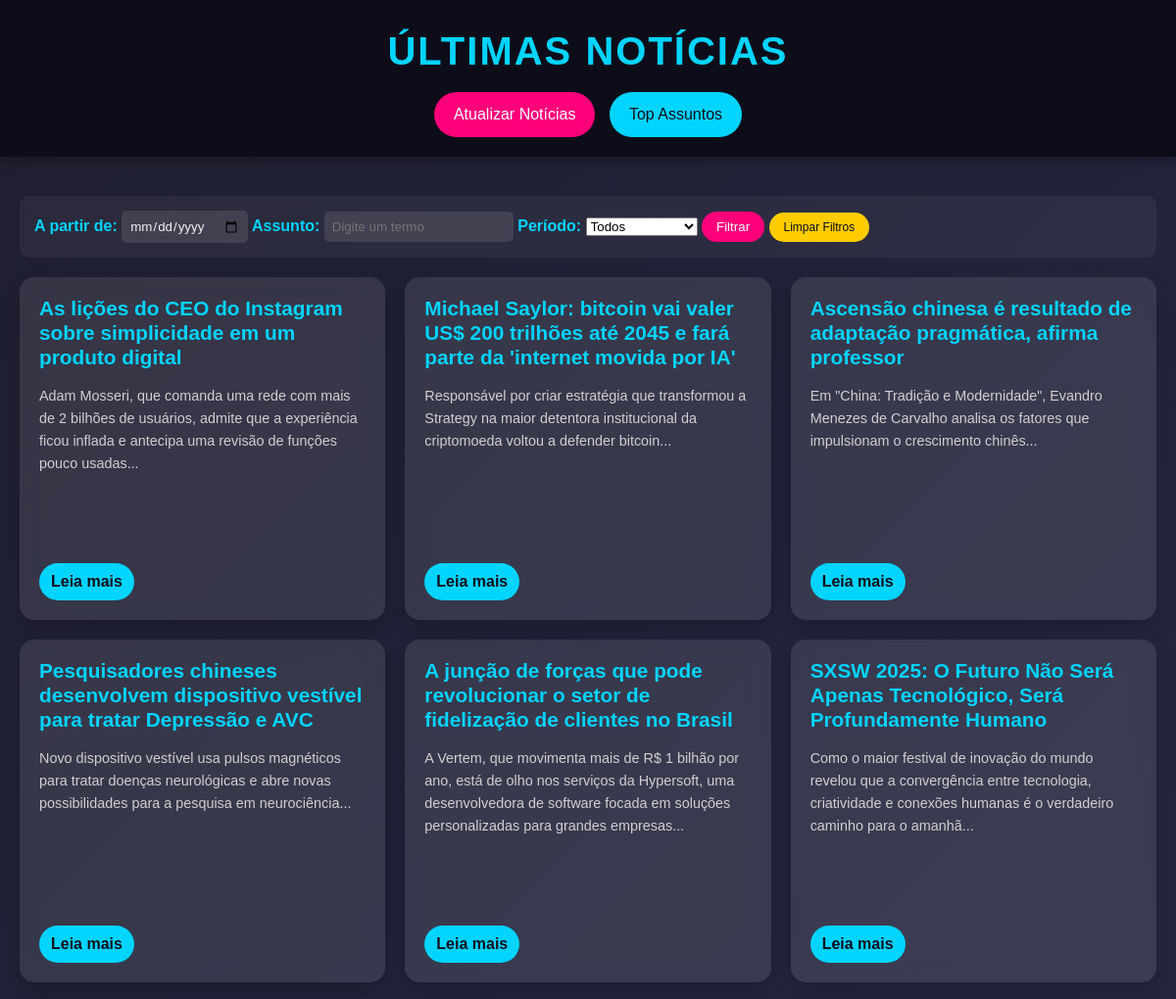
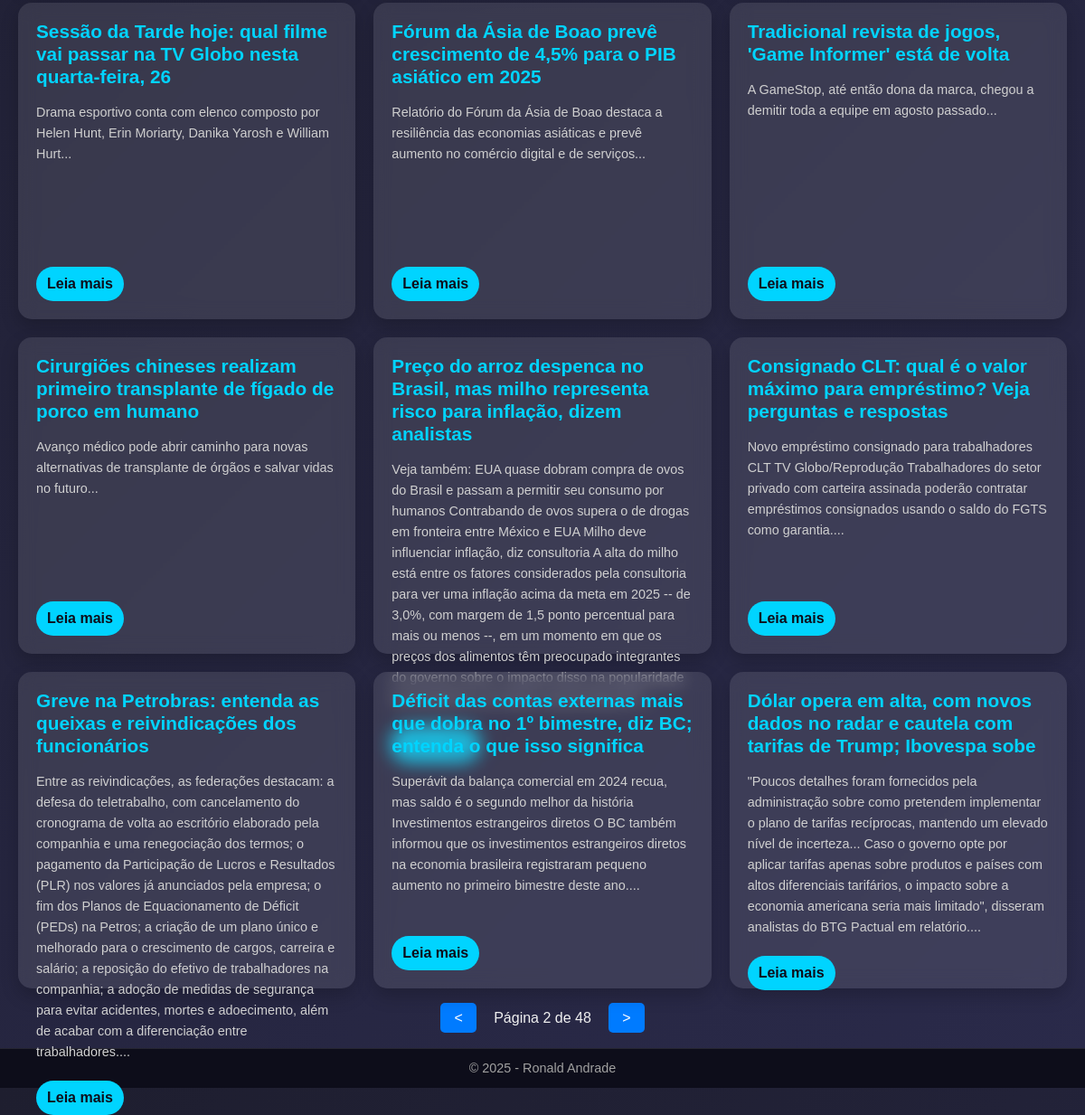
Page /?page=2 on the earlier database version (2 pictures, top to bottom).
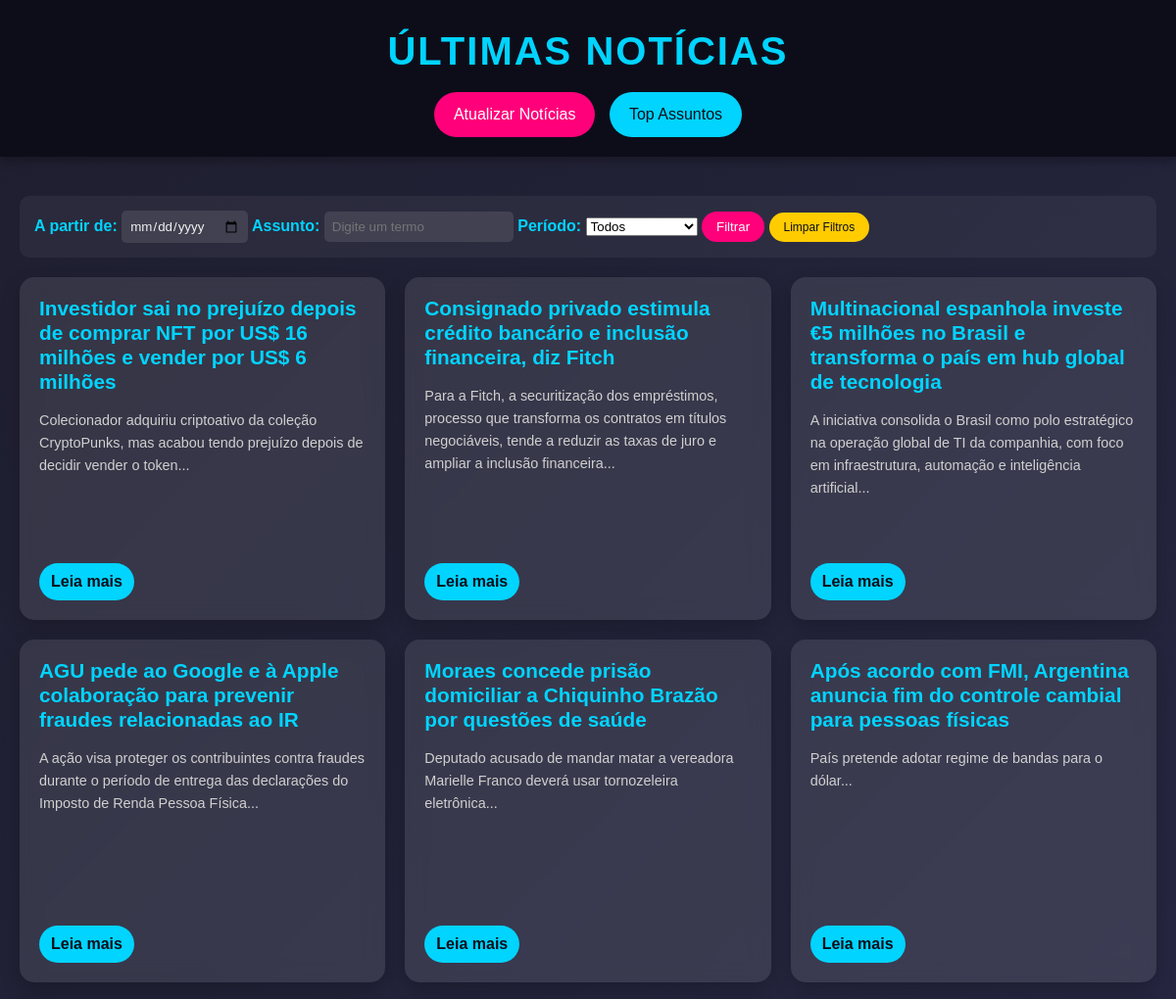
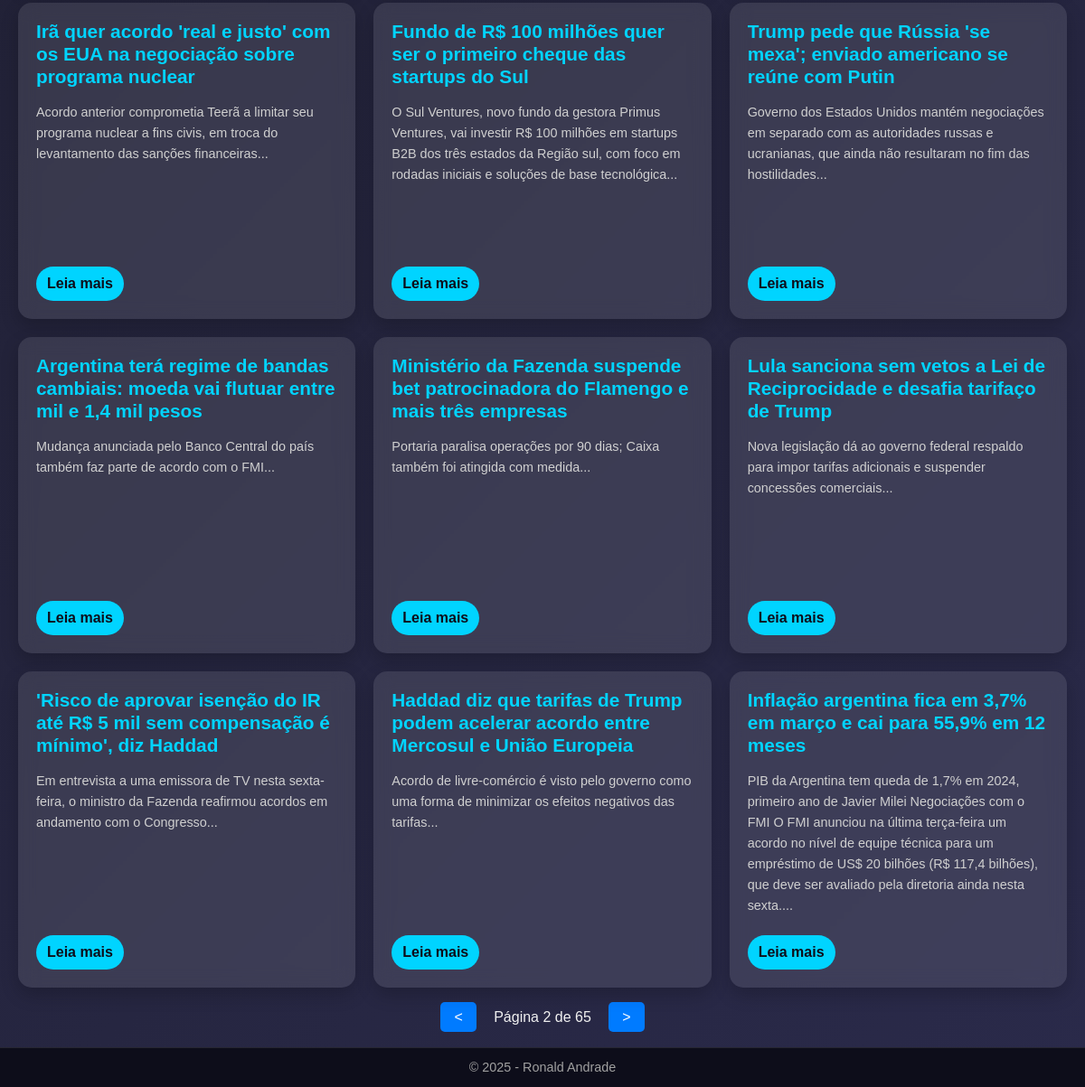
Same page on the later database version (2 pictures, top to bottom).
### app/models.py (models this page shows)
class Noticia(db.Model):
    __tablename__ = 'Noticia'
    id = db.Column(db.Integer, primary_key=True)
    titulo = db.Column(db.String(200), nullable=False)
    conteudo = db.Column(db.Text, nullable=False)
    url = db.Column(db.String(500), unique=True, nullable=False)
    data_publicacao = db.Column(db.DateTime, nullable=False)
    resumo = db.Column(db.Text)

### app/routes.py (the view)
@bp.route('/', methods=['GET'])
def index():
    data_filtro = request.args.get('data', None)
    assunto_filtro = request.args.get('assunto', None)
    periodo = request.args.get('periodo', None)
    page = request.args.get('page', default=1, type=int)  # Pega a página da URL
    noticias_paginadas = filtrar_noticias(data_filtro, assunto_filtro, periodo, page=page, per_page=15)
    return render_template('index.html', noticias=noticias_paginadas.items, pagination=noticias_paginadas)

### app/repository.py (called while the page is built, shortened)
def filtrar_noticias(data_filtro=None, assunto_filtro=None, periodo=None, page=1, per_page=10):
    query = Noticia.query
    if data_filtro:
        try:
            data = datetime.strptime(data_filtro, '%Y-%m-%d')
            query = query.filter(db.func.date(Noticia.data_publicacao) >= data.date())
        except ValueError:
            pass
    if periodo == 'semana':
        data_inicio = datetime.now() - timedelta(days=7)
        query = query.filter(Noticia.data_publicacao >= data_inicio)
    elif periodo == 'mes':
        data_inicio = datetime.now() - timedelta(days=30)
        query = query.filter(Noticia.data_publicacao >= data_inicio)
    return query.order_by(Noticia.data_publicacao.desc()).paginate(page=page, per_page=per_page)

### app/templates/index.html (shortened to what this page needs)
<!DOCTYPE html>
<html lang="pt-br">
<head>
    <link rel="stylesheet" href="{{ url_for('static', filename='styles.css') }}">
</head>
<body>
    <header>
        <h1>Últimas Notícias</h1>
        <a href="/atualizar" class="btn-atualizar">Atualizar Notícias</a>
        <a href="/dashboard" class="btn-dashboard">Top Assuntos</a>
    </header>
        <main>
        <section class="filtro-container">
            <form method="GET" action="/">
                <label for="data">A partir de:</label>
                <input type="date" id="data" name="data">
                <label for="assunto">Assunto:</label>
                <input type="text" id="assunto" name="assunto" placeholder="Digite um termo">
                <label for="periodo">Período:</label>
                <select id="periodo" name="periodo">
                    <option value="">Todos</option>
                </select>
                <button type="submit" class="btn-filtrar">Filtrar</button>
                <a href="/" class="btn-limpar">Limpar Filtros</a>
            </form>
        </section>
        <section class="noticias-container">
            {% for noticia in noticias %}
                <article class="noticia-card">
                    <h2>{{ noticia.titulo }}</h2>
                    <p>{{ noticia.resumo or noticia.conteudo[:200] }}...</p>
                    <a class="btn-leia-mais" href="{{ url_for('main.noticia_detalhe', id=noticia.id) }}">Leia mais</a>
                </article>
            {% endfor %}
        </section>
        <div class="pagination">
            {% if pagination.has_prev %}
                <a href="{{ url_for('main.index', page=pagination.prev_num, data=request.args.get('data'), assunto=request.args.get('assunto'), periodo=request.args.get('periodo')) }}"><</a>
            {% endif %}
            <span>Página {{ pagination.page }} de {{ pagination.pages }}</span>
            {% if pagination.has_next %}
                <a href="{{ url_for('main.index', page=pagination.next_num, data=request.args.get('data'), assunto=request.args.get('assunto'), periodo=request.args.get('periodo')) }}">></a>
            {% endif %}
        </div>
    </main>
    <footer>
        <p>© 2025 - Ronald Andrade</p>
    </footer>
</body>
</html>

Differences in the rows shown:
no longer on this page (row unchanged): Noticia: titulo "As lições do CEO do Instagram sobre simplicidade em um produto digital", resumo "Adam Mosseri, que comanda uma rede com mais de 2 bilhões de usuários, admite que a experiência ficou inflada e antecipa uma revisão de funções pouco usadas"
no longer on this page (row unchanged): Noticia: titulo "Michael Saylor: bitcoin vai valer US$ 200 trilhões até 2045 e fará parte da 'internet movida por IA'", resumo "Responsável por criar estratégia que transformou a Strategy na maior detentora institucional da criptomoeda voltou a defender bitcoin"
no longer on this page (row unchanged): Noticia: titulo "Ascensão chinesa é resultado de adaptação pragmática, afirma professor", resumo "Em \"China: Tradição e Modernidade\", Evandro Menezes de Carvalho analisa os fatores que impulsionam o crescimento chinês"
no longer on this page (row unchanged): Noticia: titulo "Pesquisadores chineses desenvolvem dispositivo vestível para tratar Depressão e AVC", resumo "Novo dispositivo vestível usa pulsos magnéticos para tratar doenças neurológicas e abre novas possibilidades para a pesquisa em neurociência"
no longer on this page (row unchanged): Noticia: titulo "A junção de forças que pode revolucionar o setor de fidelização de clientes no Brasil", resumo "A Vertem, que movimenta mais de R$ 1 bilhão por ano, está de olho nos serviços da Hypersoft, uma desenvolvedora de software focada em soluções personalizadas para grandes empresas"
no longer on this page (row unchanged): Noticia: titulo "SXSW 2025: O Futuro Não Será Apenas Tecnológico, Será Profundamente Humano", resumo "Como o maior festival de inovação do mundo revelou que a convergência entre tecnologia, criatividade e conexões humanas é o verdadeiro caminho para o amanhã"
no longer on this page (row unchanged): Noticia: titulo "Sessão da Tarde hoje: qual filme vai passar na TV Globo nesta quarta-feira, 26", resumo "Drama esportivo conta com elenco composto por Helen Hunt, Erin Moriarty, Danika Yarosh e William Hurt"
no longer on this page (row unchanged): Noticia: titulo "Fórum da Ásia de Boao prevê crescimento de 4,5% para o PIB asiático em 2025", resumo "Relatório do Fórum da Ásia de Boao destaca a resiliência das economias asiáticas e prevê aumento no comércio digital e de serviços"
no longer on this page (row unchanged): Noticia: titulo "Tradicional revista de jogos, 'Game Informer' está de volta", resumo "A GameStop, até então dona da marca, chegou a demitir toda a equipe em agosto passado"
no longer on this page (row unchanged): Noticia: titulo "Cirurgiões chineses realizam primeiro transplante de fígado de porco em humano", resumo "Avanço médico pode abrir caminho para novas alternativas de transplante de órgãos e salvar vidas no futuro"
no longer on this page (row unchanged): Noticia: titulo "Preço do arroz despenca no Brasil, mas milho representa risco para inflação, dizem analistas", resumo "Veja também: EUA quase dobram compra de ovos do Brasil e passam a permitir seu consumo por humanos Contrabando de ovos supera o de drogas em fronteira entre México e EUA Milho deve influenciar inflação, diz consultoria A alta do milho está entre os fatores considerados pela consultoria para ver uma inflação acima da meta em 2025 -- de 3,0%, com margem de 1,5 ponto percentual para mais ou menos --, em um momento em que os preços dos alimentos têm preocupado integrantes do governo sobre o impacto disso na popularidade do presidente Luiz Inácio Lula da Silva (PT)."
no longer on this page (row unchanged): Noticia: titulo "Consignado CLT: qual é o valor máximo para empréstimo? Veja perguntas e respostas", resumo "Novo empréstimo consignado para trabalhadores CLT TV Globo/Reprodução Trabalhadores do setor privado com carteira assinada poderão contratar empréstimos consignados usando o saldo do FGTS como garantia."
no longer on this page (row unchanged): Noticia: titulo "Greve na Petrobras: entenda as queixas e reivindicações dos funcionários", resumo "Entre as reivindicações, as federações destacam: a defesa do teletrabalho, com cancelamento do cronograma de volta ao escritório elaborado pela companhia e uma renegociação dos termos; o pagamento da Participação de Lucros e Resultados (PLR) nos valores já anunciados pela empresa; o fim dos Planos de Equacionamento de Déficit (PEDs) na Petros; a criação de um plano único e melhorado para o crescimento de cargos, carreira e salário; a reposição do efetivo de trabalhadores na companhia; a adoção de medidas de segurança para evitar acidentes, mortes e adoecimento, além de acabar com a diferenciação entre trabalhadores."
no longer on this page (row unchanged): Noticia: titulo "Déficit das contas externas mais que dobra no 1º bimestre, diz BC; entenda o que isso significa", resumo "Superávit da balança comercial em 2024 recua, mas saldo é o segundo melhor da história Investimentos estrangeiros diretos O BC também informou que os investimentos estrangeiros diretos na economia brasileira registraram pequeno aumento no primeiro bimestre deste ano."
no longer on this page (row unchanged): Noticia: titulo "Dólar opera em alta, com novos dados no radar e cautela com tarifas de Trump; Ibovespa sobe", resumo "\"Poucos detalhes foram fornecidos pela administração sobre como pretendem implementar o plano de tarifas recíprocas, mantendo um elevado nível de incerteza... Caso o governo opte por aplicar tarifas apenas sobre produtos e países com altos diferenciais tarifários, o impacto sobre a economia americana seria mais limitado\", disseram analistas do BTG Pactual em relatório."
added Noticia: titulo "Investidor sai no prejuízo depois de comprar NFT por US$ 16 milhões e vender por US$ 6 milhões", resumo "Colecionador adquiriu criptoativo da coleção CryptoPunks, mas acabou tendo prejuízo depois de decidir vender o token"
added Noticia: titulo "Consignado privado estimula crédito bancário e inclusão financeira, diz Fitch", resumo "Para a Fitch, a securitização dos empréstimos, processo que transforma os contratos em títulos negociáveis, tende a reduzir as taxas de juro e ampliar a inclusão financeira"
added Noticia: titulo "Multinacional espanhola investe €5 milhões no Brasil e transforma o país em hub global de tecnologia", resumo "A iniciativa consolida o Brasil como polo estratégico na operação global de TI da companhia, com foco em infraestrutura, automação e inteligência artificial"
added Noticia: titulo "AGU pede ao Google e à Apple colaboração para prevenir fraudes relacionadas ao IR", resumo "A ação visa proteger os contribuintes contra fraudes durante o período de entrega das declarações do Imposto de Renda Pessoa Física"
added Noticia: titulo "Moraes concede prisão domiciliar a Chiquinho Brazão por questões de saúde", resumo "Deputado acusado de mandar matar a vereadora Marielle Franco deverá usar tornozeleira eletrônica"
added Noticia: titulo "Após acordo com FMI, Argentina anuncia fim do controle cambial para pessoas físicas", resumo "País pretende adotar regime de bandas para o dólar"
added Noticia: titulo "Irã quer acordo 'real e justo' com os EUA na negociação sobre programa nuclear", resumo "Acordo anterior comprometia Teerã a limitar seu programa nuclear a fins civis, em troca do levantamento das sanções financeiras"
added Noticia: titulo "Fundo de R$ 100 milhões quer ser o primeiro cheque das startups do Sul", resumo "O Sul Ventures, novo fundo da gestora Primus Ventures, vai investir R$ 100 milhões em startups B2B dos três estados da Região sul, com foco em rodadas iniciais e soluções de base tecnológica"
added Noticia: titulo "Trump pede que Rússia 'se mexa'; enviado americano se reúne com Putin", resumo "Governo dos Estados Unidos mantém negociações em separado com as autoridades russas e ucranianas, que ainda não resultaram no fim das hostilidades"
added Noticia: titulo "Argentina terá regime de bandas cambiais: moeda vai flutuar entre mil e 1,4 mil pesos", resumo "Mudança anunciada pelo Banco Central do país também faz parte de acordo com o FMI"
added Noticia: titulo "Ministério da Fazenda suspende bet patrocinadora do Flamengo e mais três empresas", resumo "Portaria paralisa operações por 90 dias; Caixa também foi atingida com medida"
added Noticia: titulo "Lula sanciona sem vetos a Lei de Reciprocidade e desafia tarifaço de Trump", resumo "Nova legislação dá ao governo federal respaldo para impor tarifas adicionais e suspender concessões comerciais"
added Noticia: titulo "'Risco de aprovar isenção do IR até R$ 5 mil sem compensação é mínimo', diz Haddad", resumo "Em entrevista a uma emissora de TV nesta sexta-feira, o ministro da Fazenda reafirmou acordos em andamento com o Congresso"
added Noticia: titulo "Haddad diz que tarifas de Trump podem acelerar acordo entre Mercosul e União Europeia", resumo "Acordo de livre-comércio é visto pelo governo como uma forma de minimizar os efeitos negativos das tarifas"
added Noticia: titulo "Inflação argentina fica em 3,7% em março e cai para 55,9% em 12 meses", resumo "PIB da Argentina tem queda de 1,7% em 2024, primeiro ano de Javier Milei Negociações com o FMI O FMI anunciou na última terça-feira um acordo no nível de equipe técnica para um empréstimo de US$ 20 bilhões (R$ 117,4 bilhões), que deve ser avaliado pela diretoria ainda nesta sexta."
Other differences:
{{ pagination.pages }}: "48" → "65"
